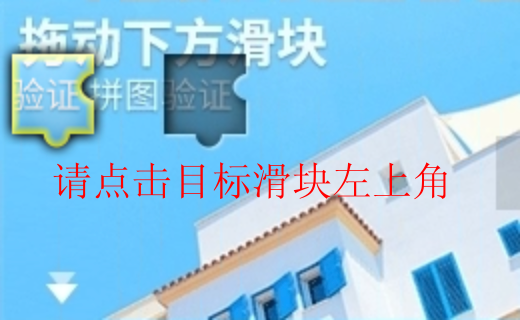

Source code (Python):
from chaojiying import Chaojiying

import cv2
from PIL import ImageFont, ImageDraw, Image
import numpy as np
import io


def cv2_add_text(image, text, left, top, textColor=(255, 0, 0), text_size=20):
    image = Image.fromarray(cv2.cvtColor(image, cv2.COLOR_BGR2RGB))
    draw = ImageDraw.Draw(image)
    font = ImageFont.truetype('simsun.ttc', text_size, encoding="utf-8")
    draw.text((left, top), text, textColor, font=font)
    return cv2.cvtColor(np.asarray(image), cv2.COLOR_RGB2BGR)


USERNAME = 'Germey'
PASSWORD = '940629cqc'
SOFT_ID = '915502'
CAPTCHA_KIND = '9101'
FILE_NAME = 'captcha3.png'
image = cv2.imread(FILE_NAME)
image = cv2_add_text(image, '请点击目标滑块左上角', int(image.shape[1] / 10), int(image.shape[0] / 2), (255, 0, 0), 40)
client = Chaojiying(USERNAME, PASSWORD, SOFT_ID)
result = client.post_pic(io.BytesIO(cv2.imencode('.png', image)[1]).getvalue(), CAPTCHA_KIND)
print(result)
